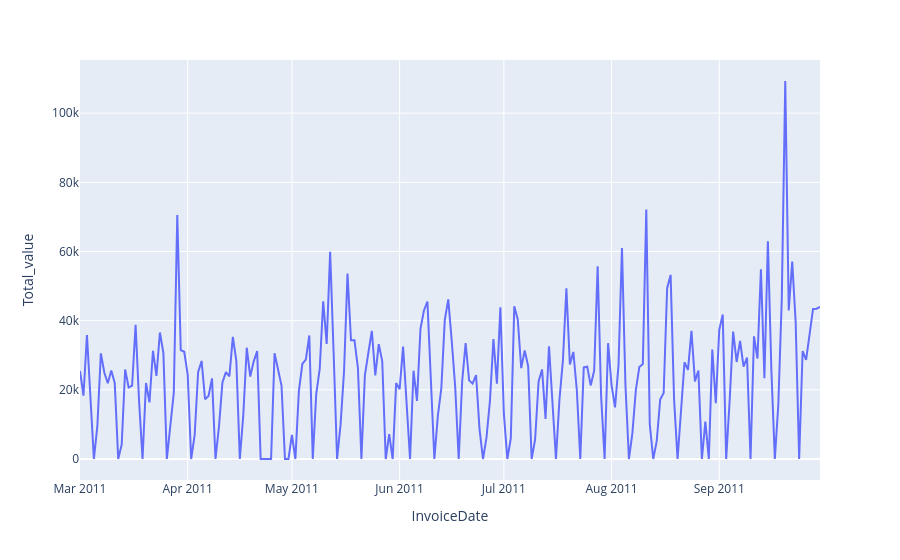

Notebook source saved alongside this figure:
### Code cell
iplot(px.line(agg_retail.loc["2011-03":"2011-09"], y="Total_value",hover_data=["InvoiceNo"]))

### Figure 1 — Plotly figure (JSON) as saved in the notebook; plotly's stock layout.template omitted (floating-point values rounded to 4 significant figures; data arrays with more than 128 entries replaced by an {"elided": "..."} marker saying what was removed)
{"data": [{"customdata": {"elided": "214x1 int values"}, "hovertemplate": "InvoiceDate=%{x}<br>Total_value=%{y}<br>InvoiceNo=%{customdata[0]}<extra></extra>", "legendgroup": "", "line": {"color": "#636efa", "dash": "solid"}, "marker": {"symbol": "circle"}, "mode": "lines", "name": "", "orientation": "v", "showlegend": false, "type": "scatter", "x": {"elided": "214 str values"}, "xaxis": "x", "y": {"elided": "214 float values"}, "yaxis": "y"}], "layout": {"legend": {"tracegroupgap": 0}, "margin": {"t": 60}, "xaxis": {"anchor": "y", "domain": [0, 1], "title": {"text": "InvoiceDate"}}, "yaxis": {"anchor": "x", "domain": [0, 1], "title": {"text": "Total_value"}}}}
